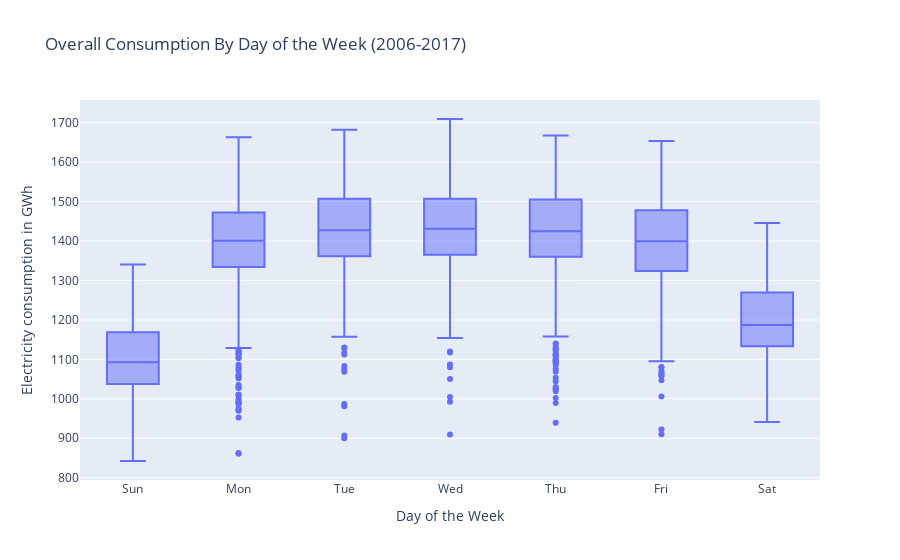

This figure's notebook cell:
### Markdown cell above
### How does the day of the week change energy consumption?

### Code cell
fig = px.box(df,
             x='Weekday Name',
             y='Consumption',
             title="Overall Consumption By Day of the Week (2006-2017)")

fig.update_layout(xaxis_title="Day of the Week",
                 yaxis_title="Electricity consumption in GWh")

fig.show()

### Figure 1 — Plotly figure (JSON) as saved in the notebook; plotly's stock layout.template omitted (floating-point values rounded to 4 significant figures; data arrays with more than 128 entries replaced by an {"elided": "..."} marker saying what was removed)
{"data": [{"alignmentgroup": "True", "hovertemplate": "Weekday Name=%{x}<br>Consumption=%{y}<extra></extra>", "legendgroup": "", "marker": {"color": "#636efa"}, "name": "", "notched": false, "offsetgroup": "", "orientation": "v", "showlegend": false, "type": "box", "x": {"elided": "4383 str values"}, "x0": " ", "xaxis": "x", "y": {"elided": "4383 float values"}, "y0": " ", "yaxis": "y"}], "layout": {"boxmode": "group", "legend": {"tracegroupgap": 0}, "title": {"text": "Overall Consumption By Day of the Week (2006-2017)"}, "xaxis": {"anchor": "y", "domain": [0, 1], "title": {"text": "Day of the Week"}}, "yaxis": {"anchor": "x", "domain": [0, 1], "title": {"text": "Electricity consumption in GWh"}}}}
